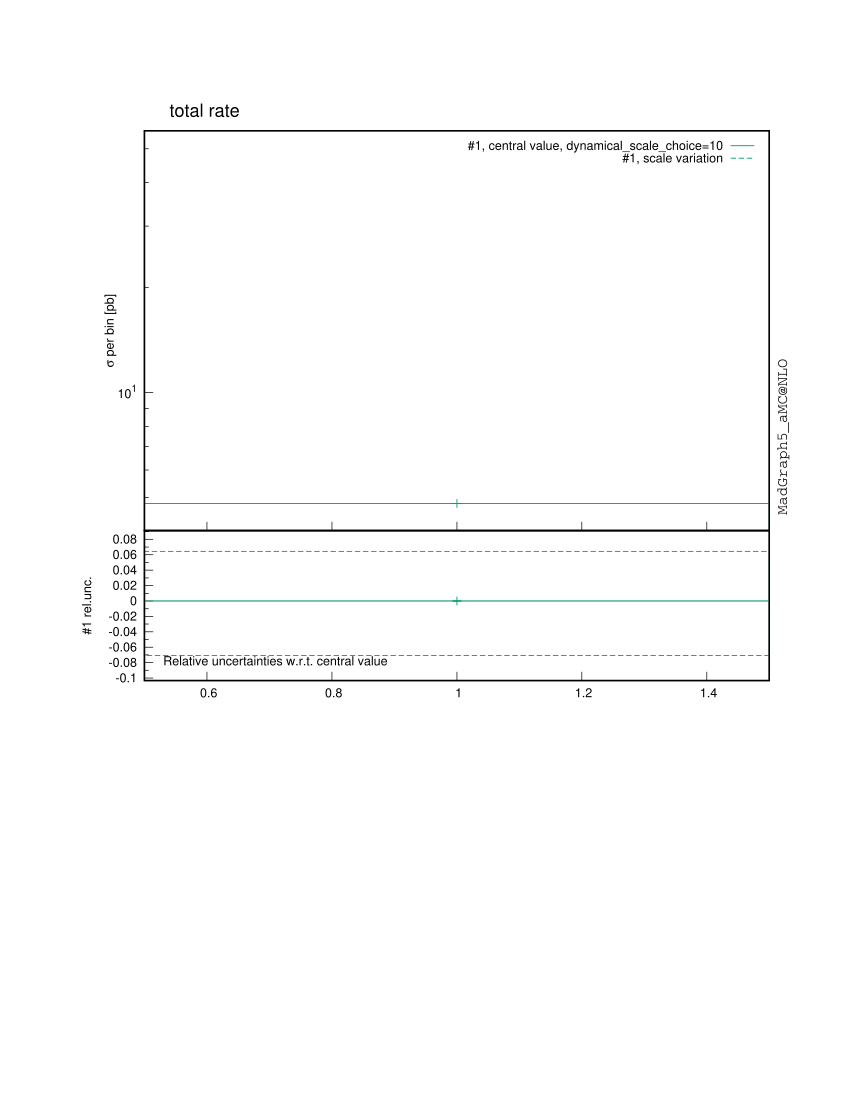

The script that saved this image:

################################################################################
#
# This gnuplot file was generated by MadGraph5_aMC@NLO project, a program which 
# automatically generates Feynman diagrams and matrix elements for arbitrary
# high-energy processes in the Standard Model and beyond. It also perform the
# integration and/or generate events for these processes, at LO and NLO accuracy.
#
# For more information, visit madgraph.phys.ucl.ac.be and amcatnlo.web.cern.ch
#
################################################################################
# /home/marcozaro/MadGraph/3.0.4-sudakov/ww-sdk-now/bin/internal/histograms.py /home/marcozaro/MadGraph/3.0.4-sudakov/ww-sdk-now/SubProcesses/P0_uxu_wpwm/all_G1_43/MADatNLO.HwU /home/marcozaro/MadGraph/3.0.4-sudakov/ww-sdk-now/SubProcesses/P0_uux_wpwm/all_G1_11/MADatNLO.HwU /home/marcozaro/MadGraph/3.0.4-sudakov/ww-sdk-now/SubProcesses/P0_uux_wpwm/all_G1_7/MADatNLO.HwU /home/marcozaro/MadGraph/3.0.4-sudakov/ww-sdk-now/SubProcesses/P0_uux_wpwm/all_G1_16/MADatNLO.HwU /home/marcozaro/MadGraph/3.0.4-sudakov/ww-sdk-now/SubProcesses/P0_uux_wpwm/all_G1_33/MADatNLO.HwU /home/marcozaro/MadGraph/3.0.4-sudakov/ww-sdk-now/SubProcesses/P0_uux_wpwm/all_G1_23/MADatNLO.HwU /home/marcozaro/MadGraph/3.0.4-sudakov/ww-sdk-now/SubProcesses/P0_uux_wpwm/all_G1_22/MADatNLO.HwU /home/marcozaro/MadGraph/3.0.4-sudakov/ww-sdk-now/SubProcesses/P0_uux_wpwm/all_G1_30/MADatNLO.HwU /home/marcozaro/MadGraph/3.0.4-sudakov/ww-sdk-now/SubProcesses/P0_uux_wpwm/all_G1_2/MADatNLO.HwU /home/marcozaro/MadGraph/3.0.4-sudakov/ww-sdk-now/SubProcesses/P0_uux_wpwm/all_G1_28/MADatNLO.HwU /home/marcozaro/MadGraph/3.0.4-sudakov/ww-sdk-now/SubProcesses/P0_uux_wpwm/all_G1_21/MADatNLO.HwU /home/marcozaro/MadGraph/3.0.4-sudakov/ww-sdk-now/SubProcesses/P0_uux_wpwm/all_G1_10/MADatNLO.HwU /home/marcozaro/MadGraph/3.0.4-sudakov/ww-sdk-now/SubProcesses/P0_uux_wpwm/all_G1_15/MADatNLO.HwU /home/marcozaro/MadGraph/3.0.4-sudakov/ww-sdk-now/SubProcesses/P0_uux_wpwm/all_G1_32/MADatNLO.HwU /home/marcozaro/MadGraph/3.0.4-sudakov/ww-sdk-now/SubProcesses/P0_uux_wpwm/all_G1_8/MADatNLO.HwU /home/marcozaro/MadGraph/3.0.4-sudakov/ww-sdk-now/SubProcesses/P0_uux_wpwm/all_G1_3/MADatNLO.HwU /home/marcozaro/MadGraph/3.0.4-sudakov/ww-sdk-now/SubProcesses/P0_uux_wpwm/all_G1_18/MADatNLO.HwU /home/marcozaro/MadGraph/3.0.4-sudakov/ww-sdk-now/SubProcesses/P0_uux_wpwm/all_G1_13/MADatNLO.HwU /home/marcozaro/MadGraph/3.0.4-sudakov/ww-sdk-now/SubProcesses/P0_uux_wpwm/all_G1_20/MADatNLO.HwU /home/marcozaro/MadGraph/3.0.4-sudakov/ww-sdk-now/SubProcesses/P0_uux_wpwm/all_G1_17/MADatNLO.HwU /home/marcozaro/MadGraph/3.0.4-sudakov/ww-sdk-now/SubProcesses/P0_uux_wpwm/all_G1_1/MADatNLO.HwU /home/marcozaro/MadGraph/3.0.4-sudakov/ww-sdk-now/SubProcesses/P0_uux_wpwm/all_G1_5/MADatNLO.HwU /home/marcozaro/MadGraph/3.0.4-sudakov/ww-sdk-now/SubProcesses/P0_uux_wpwm/all_G1_9/MADatNLO.HwU /home/marcozaro/MadGraph/3.0.4-sudakov/ww-sdk-now/SubProcesses/P0_uux_wpwm/all_G1_29/MADatNLO.HwU /home/marcozaro/MadGraph/3.0.4-sudakov/ww-sdk-now/SubProcesses/P0_uux_wpwm/all_G1_25/MADatNLO.HwU /home/marcozaro/MadGraph/3.0.4-sudakov/ww-sdk-now/SubProcesses/P0_uux_wpwm/all_G1_19/MADatNLO.HwU /home/marcozaro/MadGraph/3.0.4-sudakov/ww-sdk-now/SubProcesses/P0_uux_wpwm/all_G1_35/MADatNLO.HwU /home/marcozaro/MadGraph/3.0.4-sudakov/ww-sdk-now/SubProcesses/P0_uux_wpwm/all_G1_14/MADatNLO.HwU /home/marcozaro/MadGraph/3.0.4-sudakov/ww-sdk-now/SubProcesses/P0_uux_wpwm/all_G1_12/MADatNLO.HwU /home/marcozaro/MadGraph/3.0.4-sudakov/ww-sdk-now/SubProcesses/P0_uux_wpwm/all_G1_34/MADatNLO.HwU /home/marcozaro/MadGraph/3.0.4-sudakov/ww-sdk-now/SubProcesses/P0_uux_wpwm/all_G1_31/MADatNLO.HwU /home/marcozaro/MadGraph/3.0.4-sudakov/ww-sdk-now/SubProcesses/P0_uux_wpwm/all_G1_26/MADatNLO.HwU /home/marcozaro/MadGraph/3.0.4-sudakov/ww-sdk-now/SubProcesses/P0_uux_wpwm/all_G1_4/MADatNLO.HwU /home/marcozaro/MadGraph/3.0.4-sudakov/ww-sdk-now/SubProcesses/P0_uux_wpwm/all_G1_27/MADatNLO.HwU /home/marcozaro/MadGraph/3.0.4-sudakov/ww-sdk-now/SubProcesses/P0_uux_wpwm/all_G1_24/MADatNLO.HwU /home/marcozaro/MadGraph/3.0.4-sudakov/ww-sdk-now/SubProcesses/P0_uux_wpwm/all_G1_6/MADatNLO.HwU /home/marcozaro/MadGraph/3.0.4-sudakov/ww-sdk-now/SubProcesses/P0_ddx_wpwm/all_G1_36/MADatNLO.HwU /home/marcozaro/MadGraph/3.0.4-sudakov/ww-sdk-now/SubProcesses/P0_uxu_wpwm/all_G1_32/MADatNLO.HwU /home/marcozaro/MadGraph/3.0.4-sudakov/ww-sdk-now/SubProcesses/P0_dxd_wpwm/all_G1_20/MADatNLO.HwU /home/marcozaro/MadGraph/3.0.4-sudakov/ww-sdk-now/SubProcesses/P0_ddx_wpwm/all_G1_4/MADatNLO.HwU /home/marcozaro/MadGraph/3.0.4-sudakov/ww-sdk-now/SubProcesses/P0_dxd_wpwm/all_G1_29/MADatNLO.HwU /home/marcozaro/MadGraph/3.0.4-sudakov/ww-sdk-now/SubProcesses/P0_dxd_wpwm/all_G1_26/MADatNLO.HwU /home/marcozaro/MadGraph/3.0.4-sudakov/ww-sdk-now/SubProcesses/P0_dxd_wpwm/all_G1_23/MADatNLO.HwU /home/marcozaro/MadGraph/3.0.4-sudakov/ww-sdk-now/SubProcesses/P0_dxd_wpwm/all_G1_8/MADatNLO.HwU /home/marcozaro/MadGraph/3.0.4-sudakov/ww-sdk-now/SubProcesses/P0_dxd_wpwm/all_G1_27/MADatNLO.HwU /home/marcozaro/MadGraph/3.0.4-sudakov/ww-sdk-now/SubProcesses/P0_dxd_wpwm/all_G1_21/MADatNLO.HwU /home/marcozaro/MadGraph/3.0.4-sudakov/ww-sdk-now/SubProcesses/P0_dxd_wpwm/all_G1_6/MADatNLO.HwU /home/marcozaro/MadGraph/3.0.4-sudakov/ww-sdk-now/SubProcesses/P0_dxd_wpwm/all_G1_10/MADatNLO.HwU /home/marcozaro/MadGraph/3.0.4-sudakov/ww-sdk-now/SubProcesses/P0_dxd_wpwm/all_G1_14/MADatNLO.HwU /home/marcozaro/MadGraph/3.0.4-sudakov/ww-sdk-now/SubProcesses/P0_dxd_wpwm/all_G1_5/MADatNLO.HwU /home/marcozaro/MadGraph/3.0.4-sudakov/ww-sdk-now/SubProcesses/P0_dxd_wpwm/all_G1_30/MADatNLO.HwU /home/marcozaro/MadGraph/3.0.4-sudakov/ww-sdk-now/SubProcesses/P0_dxd_wpwm/all_G1_38/MADatNLO.HwU /home/marcozaro/MadGraph/3.0.4-sudakov/ww-sdk-now/SubProcesses/P0_dxd_wpwm/all_G1_36/MADatNLO.HwU /home/marcozaro/MadGraph/3.0.4-sudakov/ww-sdk-now/SubProcesses/P0_dxd_wpwm/all_G1_13/MADatNLO.HwU /home/marcozaro/MadGraph/3.0.4-sudakov/ww-sdk-now/SubProcesses/P0_dxd_wpwm/all_G1_32/MADatNLO.HwU /home/marcozaro/MadGraph/3.0.4-sudakov/ww-sdk-now/SubProcesses/P0_dxd_wpwm/all_G1_19/MADatNLO.HwU /home/marcozaro/MadGraph/3.0.4-sudakov/ww-sdk-now/SubProcesses/P0_dxd_wpwm/all_G1_1/MADatNLO.HwU /home/marcozaro/MadGraph/3.0.4-sudakov/ww-sdk-now/SubProcesses/P0_dxd_wpwm/all_G1_18/MADatNLO.HwU /home/marcozaro/MadGraph/3.0.4-sudakov/ww-sdk-now/SubProcesses/P0_uxu_wpwm/all_G1_37/MADatNLO.HwU /home/marcozaro/MadGraph/3.0.4-sudakov/ww-sdk-now/SubProcesses/P0_dxd_wpwm/all_G1_2/MADatNLO.HwU /home/marcozaro/MadGraph/3.0.4-sudakov/ww-sdk-now/SubProcesses/P0_dxd_wpwm/all_G1_4/MADatNLO.HwU /home/marcozaro/MadGraph/3.0.4-sudakov/ww-sdk-now/SubProcesses/P0_dxd_wpwm/all_G1_7/MADatNLO.HwU /home/marcozaro/MadGraph/3.0.4-sudakov/ww-sdk-now/SubProcesses/P0_ddx_wpwm/all_G1_35/MADatNLO.HwU /home/marcozaro/MadGraph/3.0.4-sudakov/ww-sdk-now/SubProcesses/P0_dxd_wpwm/all_G1_33/MADatNLO.HwU /home/marcozaro/MadGraph/3.0.4-sudakov/ww-sdk-now/SubProcesses/P0_dxd_wpwm/all_G1_31/MADatNLO.HwU /home/marcozaro/MadGraph/3.0.4-sudakov/ww-sdk-now/SubProcesses/P0_ddx_wpwm/all_G1_16/MADatNLO.HwU /home/marcozaro/MadGraph/3.0.4-sudakov/ww-sdk-now/SubProcesses/P0_dxd_wpwm/all_G1_25/MADatNLO.HwU /home/marcozaro/MadGraph/3.0.4-sudakov/ww-sdk-now/SubProcesses/P0_dxd_wpwm/all_G1_24/MADatNLO.HwU /home/marcozaro/MadGraph/3.0.4-sudakov/ww-sdk-now/SubProcesses/P0_dxd_wpwm/all_G1_35/MADatNLO.HwU /home/marcozaro/MadGraph/3.0.4-sudakov/ww-sdk-now/SubProcesses/P0_ddx_wpwm/all_G1_33/MADatNLO.HwU /home/marcozaro/MadGraph/3.0.4-sudakov/ww-sdk-now/SubProcesses/P0_dxd_wpwm/all_G1_15/MADatNLO.HwU /home/marcozaro/MadGraph/3.0.4-sudakov/ww-sdk-now/SubProcesses/P0_dxd_wpwm/all_G1_34/MADatNLO.HwU /home/marcozaro/MadGraph/3.0.4-sudakov/ww-sdk-now/SubProcesses/P0_dxd_wpwm/all_G1_12/MADatNLO.HwU /home/marcozaro/MadGraph/3.0.4-sudakov/ww-sdk-now/SubProcesses/P0_dxd_wpwm/all_G1_16/MADatNLO.HwU /home/marcozaro/MadGraph/3.0.4-sudakov/ww-sdk-now/SubProcesses/P0_ddx_wpwm/all_G1_3/MADatNLO.HwU /home/marcozaro/MadGraph/3.0.4-sudakov/ww-sdk-now/SubProcesses/P0_dxd_wpwm/all_G1_22/MADatNLO.HwU /home/marcozaro/MadGraph/3.0.4-sudakov/ww-sdk-now/SubProcesses/P0_ddx_wpwm/all_G1_20/MADatNLO.HwU /home/marcozaro/MadGraph/3.0.4-sudakov/ww-sdk-now/SubProcesses/P0_dxd_wpwm/all_G1_37/MADatNLO.HwU /home/marcozaro/MadGraph/3.0.4-sudakov/ww-sdk-now/SubProcesses/P0_dxd_wpwm/all_G1_28/MADatNLO.HwU /home/marcozaro/MadGraph/3.0.4-sudakov/ww-sdk-now/SubProcesses/P0_dxd_wpwm/all_G1_17/MADatNLO.HwU /home/marcozaro/MadGraph/3.0.4-sudakov/ww-sdk-now/SubProcesses/P0_ddx_wpwm/all_G1_22/MADatNLO.HwU /home/marcozaro/MadGraph/3.0.4-sudakov/ww-sdk-now/SubProcesses/P0_ddx_wpwm/all_G1_7/MADatNLO.HwU /home/marcozaro/MadGraph/3.0.4-sudakov/ww-sdk-now/SubProcesses/P0_dxd_wpwm/all_G1_9/MADatNLO.HwU /home/marcozaro/MadGraph/3.0.4-sudakov/ww-sdk-now/SubProcesses/P0_dxd_wpwm/all_G1_3/MADatNLO.HwU /home/marcozaro/MadGraph/3.0.4-sudakov/ww-sdk-now/SubProcesses/P0_ddx_wpwm/all_G1_15/MADatNLO.HwU /home/marcozaro/MadGraph/3.0.4-sudakov/ww-sdk-now/SubProcesses/P0_ddx_wpwm/all_G1_31/MADatNLO.HwU /home/marcozaro/MadGraph/3.0.4-sudakov/ww-sdk-now/SubProcesses/P0_dxd_wpwm/all_G1_11/MADatNLO.HwU /home/marcozaro/MadGraph/3.0.4-sudakov/ww-sdk-now/SubProcesses/P0_ddx_wpwm/all_G1_27/MADatNLO.HwU /home/marcozaro/MadGraph/3.0.4-sudakov/ww-sdk-now/SubProcesses/P0_uxu_wpwm/all_G1_29/MADatNLO.HwU /home/marcozaro/MadGraph/3.0.4-sudakov/ww-sdk-now/SubProcesses/P0_ddx_wpwm/all_G1_34/MADatNLO.HwU /home/marcozaro/MadGraph/3.0.4-sudakov/ww-sdk-now/SubProcesses/P0_ddx_wpwm/all_G1_6/MADatNLO.HwU /home/marcozaro/MadGraph/3.0.4-sudakov/ww-sdk-now/SubProcesses/P0_ddx_wpwm/all_G1_2/MADatNLO.HwU /home/marcozaro/MadGraph/3.0.4-sudakov/ww-sdk-now/SubProcesses/P0_ddx_wpwm/all_G1_38/MADatNLO.HwU /home/marcozaro/MadGraph/3.0.4-sudakov/ww-sdk-now/SubProcesses/P0_ddx_wpwm/all_G1_8/MADatNLO.HwU /home/marcozaro/MadGraph/3.0.4-sudakov/ww-sdk-now/SubProcesses/P0_ddx_wpwm/all_G1_37/MADatNLO.HwU /home/marcozaro/MadGraph/3.0.4-sudakov/ww-sdk-now/SubProcesses/P0_ddx_wpwm/all_G1_26/MADatNLO.HwU /home/marcozaro/MadGraph/3.0.4-sudakov/ww-sdk-now/SubProcesses/P0_ddx_wpwm/all_G1_10/MADatNLO.HwU /home/marcozaro/MadGraph/3.0.4-sudakov/ww-sdk-now/SubProcesses/P0_ddx_wpwm/all_G1_32/MADatNLO.HwU /home/marcozaro/MadGraph/3.0.4-sudakov/ww-sdk-now/SubProcesses/P0_ddx_wpwm/all_G1_24/MADatNLO.HwU /home/marcozaro/MadGraph/3.0.4-sudakov/ww-sdk-now/SubProcesses/P0_ddx_wpwm/all_G1_25/MADatNLO.HwU /home/marcozaro/MadGraph/3.0.4-sudakov/ww-sdk-now/SubProcesses/P0_ddx_wpwm/all_G1_12/MADatNLO.HwU /home/marcozaro/MadGraph/3.0.4-sudakov/ww-sdk-now/SubProcesses/P0_ddx_wpwm/all_G1_9/MADatNLO.HwU /home/marcozaro/MadGraph/3.0.4-sudakov/ww-sdk-now/SubProcesses/P0_ddx_wpwm/all_G1_13/MADatNLO.HwU /home/marcozaro/MadGraph/3.0.4-sudakov/ww-sdk-now/SubProcesses/P0_ddx_wpwm/all_G1_23/MADatNLO.HwU /home/marcozaro/MadGraph/3.0.4-sudakov/ww-sdk-now/SubProcesses/P0_ddx_wpwm/all_G1_21/MADatNLO.HwU /home/marcozaro/MadGraph/3.0.4-sudakov/ww-sdk-now/SubProcesses/P0_ddx_wpwm/all_G1_1/MADatNLO.HwU /home/marcozaro/MadGraph/3.0.4-sudakov/ww-sdk-now/SubProcesses/P0_ddx_wpwm/all_G1_14/MADatNLO.HwU /home/marcozaro/MadGraph/3.0.4-sudakov/ww-sdk-now/SubProcesses/P0_ddx_wpwm/all_G1_17/MADatNLO.HwU /home/marcozaro/MadGraph/3.0.4-sudakov/ww-sdk-now/SubProcesses/P0_ddx_wpwm/all_G1_18/MADatNLO.HwU /home/marcozaro/MadGraph/3.0.4-sudakov/ww-sdk-now/SubProcesses/P0_ddx_wpwm/all_G1_29/MADatNLO.HwU /home/marcozaro/MadGraph/3.0.4-sudakov/ww-sdk-now/SubProcesses/P0_ddx_wpwm/all_G1_28/MADatNLO.HwU /home/marcozaro/MadGraph/3.0.4-sudakov/ww-sdk-now/SubProcesses/P0_ddx_wpwm/all_G1_30/MADatNLO.HwU /home/marcozaro/MadGraph/3.0.4-sudakov/ww-sdk-now/SubProcesses/P0_ddx_wpwm/all_G1_19/MADatNLO.HwU /home/marcozaro/MadGraph/3.0.4-sudakov/ww-sdk-now/SubProcesses/P0_ddx_wpwm/all_G1_11/MADatNLO.HwU /home/marcozaro/MadGraph/3.0.4-sudakov/ww-sdk-now/SubProcesses/P0_ddx_wpwm/all_G1_5/MADatNLO.HwU /home/marcozaro/MadGraph/3.0.4-sudakov/ww-sdk-now/SubProcesses/P0_uxu_wpwm/all_G1_8/MADatNLO.HwU /home/marcozaro/MadGraph/3.0.4-sudakov/ww-sdk-now/SubProcesses/P0_uxu_wpwm/all_G1_14/MADatNLO.HwU /home/marcozaro/MadGraph/3.0.4-sudakov/ww-sdk-now/SubProcesses/P0_uxu_wpwm/all_G1_28/MADatNLO.HwU /home/marcozaro/MadGraph/3.0.4-sudakov/ww-sdk-now/SubProcesses/P0_uxu_wpwm/all_G1_17/MADatNLO.HwU /home/marcozaro/MadGraph/3.0.4-sudakov/ww-sdk-now/SubProcesses/P0_uxu_wpwm/all_G1_38/MADatNLO.HwU /home/marcozaro/MadGraph/3.0.4-sudakov/ww-sdk-now/SubProcesses/P0_uxu_wpwm/all_G1_18/MADatNLO.HwU /home/marcozaro/MadGraph/3.0.4-sudakov/ww-sdk-now/SubProcesses/P0_uxu_wpwm/all_G1_3/MADatNLO.HwU /home/marcozaro/MadGraph/3.0.4-sudakov/ww-sdk-now/SubProcesses/P0_uxu_wpwm/all_G1_7/MADatNLO.HwU /home/marcozaro/MadGraph/3.0.4-sudakov/ww-sdk-now/SubProcesses/P0_uxu_wpwm/all_G1_12/MADatNLO.HwU /home/marcozaro/MadGraph/3.0.4-sudakov/ww-sdk-now/SubProcesses/P0_uxu_wpwm/all_G1_10/MADatNLO.HwU /home/marcozaro/MadGraph/3.0.4-sudakov/ww-sdk-now/SubProcesses/P0_uxu_wpwm/all_G1_2/MADatNLO.HwU /home/marcozaro/MadGraph/3.0.4-sudakov/ww-sdk-now/SubProcesses/P0_uxu_wpwm/all_G1_45/MADatNLO.HwU /home/marcozaro/MadGraph/3.0.4-sudakov/ww-sdk-now/SubProcesses/P0_uxu_wpwm/all_G1_25/MADatNLO.HwU /home/marcozaro/MadGraph/3.0.4-sudakov/ww-sdk-now/SubProcesses/P0_uxu_wpwm/all_G1_48/MADatNLO.HwU /home/marcozaro/MadGraph/3.0.4-sudakov/ww-sdk-now/SubProcesses/P0_uxu_wpwm/all_G1_42/MADatNLO.HwU /home/marcozaro/MadGraph/3.0.4-sudakov/ww-sdk-now/SubProcesses/P0_uxu_wpwm/all_G1_23/MADatNLO.HwU /home/marcozaro/MadGraph/3.0.4-sudakov/ww-sdk-now/SubProcesses/P0_uxu_wpwm/all_G1_31/MADatNLO.HwU /home/marcozaro/MadGraph/3.0.4-sudakov/ww-sdk-now/SubProcesses/P0_uxu_wpwm/all_G1_41/MADatNLO.HwU /home/marcozaro/MadGraph/3.0.4-sudakov/ww-sdk-now/SubProcesses/P0_uxu_wpwm/all_G1_34/MADatNLO.HwU /home/marcozaro/MadGraph/3.0.4-sudakov/ww-sdk-now/SubProcesses/P0_uxu_wpwm/all_G1_46/MADatNLO.HwU /home/marcozaro/MadGraph/3.0.4-sudakov/ww-sdk-now/SubProcesses/P0_uxu_wpwm/all_G1_36/MADatNLO.HwU /home/marcozaro/MadGraph/3.0.4-sudakov/ww-sdk-now/SubProcesses/P0_uxu_wpwm/all_G1_27/MADatNLO.HwU /home/marcozaro/MadGraph/3.0.4-sudakov/ww-sdk-now/SubProcesses/P0_uxu_wpwm/all_G1_15/MADatNLO.HwU /home/marcozaro/MadGraph/3.0.4-sudakov/ww-sdk-now/SubProcesses/P0_uxu_wpwm/all_G1_39/MADatNLO.HwU /home/marcozaro/MadGraph/3.0.4-sudakov/ww-sdk-now/SubProcesses/P0_uxu_wpwm/all_G1_5/MADatNLO.HwU /home/marcozaro/MadGraph/3.0.4-sudakov/ww-sdk-now/SubProcesses/P0_uxu_wpwm/all_G1_47/MADatNLO.HwU /home/marcozaro/MadGraph/3.0.4-sudakov/ww-sdk-now/SubProcesses/P0_uxu_wpwm/all_G1_24/MADatNLO.HwU /home/marcozaro/MadGraph/3.0.4-sudakov/ww-sdk-now/SubProcesses/P0_uxu_wpwm/all_G1_13/MADatNLO.HwU /home/marcozaro/MadGraph/3.0.4-sudakov/ww-sdk-now/SubProcesses/P0_uxu_wpwm/all_G1_20/MADatNLO.HwU /home/marcozaro/MadGraph/3.0.4-sudakov/ww-sdk-now/SubProcesses/P0_uxu_wpwm/all_G1_26/MADatNLO.HwU /home/marcozaro/MadGraph/3.0.4-sudakov/ww-sdk-now/SubProcesses/P0_uxu_wpwm/all_G1_6/MADatNLO.HwU /home/marcozaro/MadGraph/3.0.4-sudakov/ww-sdk-now/SubProcesses/P0_uxu_wpwm/all_G1_1/MADatNLO.HwU /home/marcozaro/MadGraph/3.0.4-sudakov/ww-sdk-now/SubProcesses/P0_uxu_wpwm/all_G1_21/MADatNLO.HwU /home/marcozaro/MadGraph/3.0.4-sudakov/ww-sdk-now/SubProcesses/P0_uxu_wpwm/all_G1_11/MADatNLO.HwU /home/marcozaro/MadGraph/3.0.4-sudakov/ww-sdk-now/SubProcesses/P0_uxu_wpwm/all_G1_19/MADatNLO.HwU /home/marcozaro/MadGraph/3.0.4-sudakov/ww-sdk-now/SubProcesses/P0_uxu_wpwm/all_G1_35/MADatNLO.HwU /home/marcozaro/MadGraph/3.0.4-sudakov/ww-sdk-now/SubProcesses/P0_uxu_wpwm/all_G1_9/MADatNLO.HwU /home/marcozaro/MadGraph/3.0.4-sudakov/ww-sdk-now/SubProcesses/P0_uxu_wpwm/all_G1_30/MADatNLO.HwU /home/marcozaro/MadGraph/3.0.4-sudakov/ww-sdk-now/SubProcesses/P0_uxu_wpwm/all_G1_33/MADatNLO.HwU /home/marcozaro/MadGraph/3.0.4-sudakov/ww-sdk-now/SubProcesses/P0_uxu_wpwm/all_G1_22/MADatNLO.HwU /home/marcozaro/MadGraph/3.0.4-sudakov/ww-sdk-now/SubProcesses/P0_uxu_wpwm/all_G1_4/MADatNLO.HwU /home/marcozaro/MadGraph/3.0.4-sudakov/ww-sdk-now/SubProcesses/P0_uxu_wpwm/all_G1_44/MADatNLO.HwU /home/marcozaro/MadGraph/3.0.4-sudakov/ww-sdk-now/SubProcesses/P0_uxu_wpwm/all_G1_40/MADatNLO.HwU /home/marcozaro/MadGraph/3.0.4-sudakov/ww-sdk-now/SubProcesses/P0_uxu_wpwm/all_G1_16/MADatNLO.HwU /home/marcozaro/MadGraph/3.0.4-sudakov/ww-sdk-now/SubProcesses/P0_uxu_wpwm/all_G1_49/MADatNLO.HwU /home/marcozaro/MadGraph/3.0.4-sudakov/ww-sdk-now/SubProcesses/P0_aa_wpwm/all_G1_64/MADatNLO.HwU /home/marcozaro/MadGraph/3.0.4-sudakov/ww-sdk-now/SubProcesses/P0_aa_wpwm/all_G1_55/MADatNLO.HwU /home/marcozaro/MadGraph/3.0.4-sudakov/ww-sdk-now/SubProcesses/P0_aa_wpwm/all_G1_22/MADatNLO.HwU /home/marcozaro/MadGraph/3.0.4-sudakov/ww-sdk-now/SubProcesses/P0_aa_wpwm/all_G1_69/MADatNLO.HwU /home/marcozaro/MadGraph/3.0.4-sudakov/ww-sdk-now/SubProcesses/P0_aa_wpwm/all_G1_14/MADatNLO.HwU /home/marcozaro/MadGraph/3.0.4-sudakov/ww-sdk-now/SubProcesses/P0_aa_wpwm/all_G1_83/MADatNLO.HwU /home/marcozaro/MadGraph/3.0.4-sudakov/ww-sdk-now/SubProcesses/P0_aa_wpwm/all_G1_96/MADatNLO.HwU /home/marcozaro/MadGraph/3.0.4-sudakov/ww-sdk-now/SubProcesses/P0_aa_wpwm/all_G1_86/MADatNLO.HwU /home/marcozaro/MadGraph/3.0.4-sudakov/ww-sdk-now/SubProcesses/P0_aa_wpwm/all_G1_93/MADatNLO.HwU /home/marcozaro/MadGraph/3.0.4-sudakov/ww-sdk-now/SubProcesses/P0_aa_wpwm/all_G1_75/MADatNLO.HwU /home/marcozaro/MadGraph/3.0.4-sudakov/ww-sdk-now/SubProcesses/P0_aa_wpwm/all_G1_16/MADatNLO.HwU /home/marcozaro/MadGraph/3.0.4-sudakov/ww-sdk-now/SubProcesses/P0_aa_wpwm/all_G1_11/MADatNLO.HwU /home/marcozaro/MadGraph/3.0.4-sudakov/ww-sdk-now/SubProcesses/P0_aa_wpwm/all_G1_88/MADatNLO.HwU /home/marcozaro/MadGraph/3.0.4-sudakov/ww-sdk-now/SubProcesses/P0_aa_wpwm/all_G1_4/MADatNLO.HwU /home/marcozaro/MadGraph/3.0.4-sudakov/ww-sdk-now/SubProcesses/P0_aa_wpwm/all_G1_52/MADatNLO.HwU /home/marcozaro/MadGraph/3.0.4-sudakov/ww-sdk-now/SubProcesses/P0_aa_wpwm/all_G1_2/MADatNLO.HwU /home/marcozaro/MadGraph/3.0.4-sudakov/ww-sdk-now/SubProcesses/P0_aa_wpwm/all_G1_46/MADatNLO.HwU /home/marcozaro/MadGraph/3.0.4-sudakov/ww-sdk-now/SubProcesses/P0_aa_wpwm/all_G1_56/MADatNLO.HwU /home/marcozaro/MadGraph/3.0.4-sudakov/ww-sdk-now/SubProcesses/P0_aa_wpwm/all_G1_85/MADatNLO.HwU /home/marcozaro/MadGraph/3.0.4-sudakov/ww-sdk-now/SubProcesses/P0_aa_wpwm/all_G1_25/MADatNLO.HwU /home/marcozaro/MadGraph/3.0.4-sudakov/ww-sdk-now/SubProcesses/P0_aa_wpwm/all_G1_98/MADatNLO.HwU /home/marcozaro/MadGraph/3.0.4-sudakov/ww-sdk-now/SubProcesses/P0_aa_wpwm/all_G1_77/MADatNLO.HwU /home/marcozaro/MadGraph/3.0.4-sudakov/ww-sdk-now/SubProcesses/P0_aa_wpwm/all_G1_26/MADatNLO.HwU /home/marcozaro/MadGraph/3.0.4-sudakov/ww-sdk-now/SubProcesses/P0_aa_wpwm/all_G1_82/MADatNLO.HwU /home/marcozaro/MadGraph/3.0.4-sudakov/ww-sdk-now/SubProcesses/P0_aa_wpwm/all_G1_12/MADatNLO.HwU /home/marcozaro/MadGraph/3.0.4-sudakov/ww-sdk-now/SubProcesses/P0_aa_wpwm/all_G1_63/MADatNLO.HwU /home/marcozaro/MadGraph/3.0.4-sudakov/ww-sdk-now/SubProcesses/P0_aa_wpwm/all_G1_31/MADatNLO.HwU /home/marcozaro/MadGraph/3.0.4-sudakov/ww-sdk-now/SubProcesses/P0_aa_wpwm/all_G1_7/MADatNLO.HwU /home/marcozaro/MadGraph/3.0.4-sudakov/ww-sdk-now/SubProcesses/P0_aa_wpwm/all_G1_18/MADatNLO.HwU /home/marcozaro/MadGraph/3.0.4-sudakov/ww-sdk-now/SubProcesses/P0_aa_wpwm/all_G1_37/MADatNLO.HwU /home/marcozaro/MadGraph/3.0.4-sudakov/ww-sdk-now/SubProcesses/P0_aa_wpwm/all_G1_38/MADatNLO.HwU /home/marcozaro/MadGraph/3.0.4-sudakov/ww-sdk-now/SubProcesses/P0_aa_wpwm/all_G1_50/MADatNLO.HwU /home/marcozaro/MadGraph/3.0.4-sudakov/ww-sdk-now/SubProcesses/P0_aa_wpwm/all_G1_5/MADatNLO.HwU /home/marcozaro/MadGraph/3.0.4-sudakov/ww-sdk-now/SubProcesses/P0_aa_wpwm/all_G1_27/MADatNLO.HwU /home/marcozaro/MadGraph/3.0.4-sudakov/ww-sdk-now/SubProcesses/P0_aa_wpwm/all_G1_80/MADatNLO.HwU /home/marcozaro/MadGraph/3.0.4-sudakov/ww-sdk-now/SubProcesses/P0_aa_wpwm/all_G1_39/MADatNLO.HwU /home/marcozaro/MadGraph/3.0.4-sudakov/ww-sdk-now/SubProcesses/P0_aa_wpwm/all_G1_44/MADatNLO.HwU /home/marcozaro/MadGraph/3.0.4-sudakov/ww-sdk-now/SubProcesses/P0_aa_wpwm/all_G1_3/MADatNLO.HwU /home/marcozaro/MadGraph/3.0.4-sudakov/ww-sdk-now/SubProcesses/P0_aa_wpwm/all_G1_42/MADatNLO.HwU /home/marcozaro/MadGraph/3.0.4-sudakov/ww-sdk-now/SubProcesses/P0_aa_wpwm/all_G1_78/MADatNLO.HwU /home/marcozaro/MadGraph/3.0.4-sudakov/ww-sdk-now/SubProcesses/P0_aa_wpwm/all_G1_30/MADatNLO.HwU /home/marcozaro/MadGraph/3.0.4-sudakov/ww-sdk-now/SubProcesses/P0_aa_wpwm/all_G1_97/MADatNLO.HwU /home/marcozaro/MadGraph/3.0.4-sudakov/ww-sdk-now/SubProcesses/P0_aa_wpwm/all_G1_19/MADatNLO.HwU /home/marcozaro/MadGraph/3.0.4-sudakov/ww-sdk-now/SubProcesses/P0_aa_wpwm/all_G1_61/MADatNLO.HwU /home/marcozaro/MadGraph/3.0.4-sudakov/ww-sdk-now/SubProcesses/P0_aa_wpwm/all_G1_41/MADatNLO.HwU /home/marcozaro/MadGraph/3.0.4-sudakov/ww-sdk-now/SubProcesses/P0_aa_wpwm/all_G1_20/MADatNLO.HwU /home/marcozaro/MadGraph/3.0.4-sudakov/ww-sdk-now/SubProcesses/P0_aa_wpwm/all_G1_43/MADatNLO.HwU /home/marcozaro/MadGraph/3.0.4-sudakov/ww-sdk-now/SubProcesses/P0_aa_wpwm/all_G1_48/MADatNLO.HwU /home/marcozaro/MadGraph/3.0.4-sudakov/ww-sdk-now/SubProcesses/P0_aa_wpwm/all_G1_23/MADatNLO.HwU /home/marcozaro/MadGraph/3.0.4-sudakov/ww-sdk-now/SubProcesses/P0_aa_wpwm/all_G1_57/MADatNLO.HwU /home/marcozaro/MadGraph/3.0.4-sudakov/ww-sdk-now/SubProcesses/P0_aa_wpwm/all_G1_90/MADatNLO.HwU /home/marcozaro/MadGraph/3.0.4-sudakov/ww-sdk-now/SubProcesses/P0_aa_wpwm/all_G1_58/MADatNLO.HwU /home/marcozaro/MadGraph/3.0.4-sudakov/ww-sdk-now/SubProcesses/P0_aa_wpwm/all_G1_36/MADatNLO.HwU /home/marcozaro/MadGraph/3.0.4-sudakov/ww-sdk-now/SubProcesses/P0_aa_wpwm/all_G1_33/MADatNLO.HwU /home/marcozaro/MadGraph/3.0.4-sudakov/ww-sdk-now/SubProcesses/P0_aa_wpwm/all_G1_21/MADatNLO.HwU /home/marcozaro/MadGraph/3.0.4-sudakov/ww-sdk-now/SubProcesses/P0_aa_wpwm/all_G1_1/MADatNLO.HwU /home/marcozaro/MadGraph/3.0.4-sudakov/ww-sdk-now/SubProcesses/P0_aa_wpwm/all_G1_84/MADatNLO.HwU /home/marcozaro/MadGraph/3.0.4-sudakov/ww-sdk-now/SubProcesses/P0_aa_wpwm/all_G1_32/MADatNLO.HwU /home/marcozaro/MadGraph/3.0.4-sudakov/ww-sdk-now/SubProcesses/P0_aa_wpwm/all_G1_24/MADatNLO.HwU /home/marcozaro/MadGraph/3.0.4-sudakov/ww-sdk-now/SubProcesses/P0_aa_wpwm/all_G1_68/MADatNLO.HwU /home/marcozaro/MadGraph/3.0.4-sudakov/ww-sdk-now/SubProcesses/P0_aa_wpwm/all_G1_67/MADatNLO.HwU /home/marcozaro/MadGraph/3.0.4-sudakov/ww-sdk-now/SubProcesses/P0_aa_wpwm/all_G1_47/MADatNLO.HwU /home/marcozaro/MadGraph/3.0.4-sudakov/ww-sdk-now/SubProcesses/P0_aa_wpwm/all_G1_13/MADatNLO.HwU /home/marcozaro/MadGraph/3.0.4-sudakov/ww-sdk-now/SubProcesses/P0_aa_wpwm/all_G1_54/MADatNLO.HwU /home/marcozaro/MadGraph/3.0.4-sudakov/ww-sdk-now/SubProcesses/P0_aa_wpwm/all_G1_79/MADatNLO.HwU /home/marcozaro/MadGraph/3.0.4-sudakov/ww-sdk-now/SubProcesses/P0_aa_wpwm/all_G1_76/MADatNLO.HwU /home/marcozaro/MadGraph/3.0.4-sudakov/ww-sdk-now/SubProcesses/P0_aa_wpwm/all_G1_17/MADatNLO.HwU /home/marcozaro/MadGraph/3.0.4-sudakov/ww-sdk-now/SubProcesses/P0_aa_wpwm/all_G1_6/MADatNLO.HwU /home/marcozaro/MadGraph/3.0.4-sudakov/ww-sdk-now/SubProcesses/P0_aa_wpwm/all_G1_29/MADatNLO.HwU /home/marcozaro/MadGraph/3.0.4-sudakov/ww-sdk-now/SubProcesses/P0_aa_wpwm/all_G1_10/MADatNLO.HwU /home/marcozaro/MadGraph/3.0.4-sudakov/ww-sdk-now/SubProcesses/P0_aa_wpwm/all_G1_91/MADatNLO.HwU /home/marcozaro/MadGraph/3.0.4-sudakov/ww-sdk-now/SubProcesses/P0_aa_wpwm/all_G1_92/MADatNLO.HwU /home/marcozaro/MadGraph/3.0.4-sudakov/ww-sdk-now/SubProcesses/P0_aa_wpwm/all_G1_74/MADatNLO.HwU /home/marcozaro/MadGraph/3.0.4-sudakov/ww-sdk-now/SubProcesses/P0_aa_wpwm/all_G1_100/MADatNLO.HwU /home/marcozaro/MadGraph/3.0.4-sudakov/ww-sdk-now/SubProcesses/P0_aa_wpwm/all_G1_66/MADatNLO.HwU /home/marcozaro/MadGraph/3.0.4-sudakov/ww-sdk-now/SubProcesses/P0_aa_wpwm/all_G1_34/MADatNLO.HwU /home/marcozaro/MadGraph/3.0.4-sudakov/ww-sdk-now/SubProcesses/P0_aa_wpwm/all_G1_53/MADatNLO.HwU /home/marcozaro/MadGraph/3.0.4-sudakov/ww-sdk-now/SubProcesses/P0_aa_wpwm/all_G1_94/MADatNLO.HwU /home/marcozaro/MadGraph/3.0.4-sudakov/ww-sdk-now/SubProcesses/P0_aa_wpwm/all_G1_62/MADatNLO.HwU /home/marcozaro/MadGraph/3.0.4-sudakov/ww-sdk-now/SubProcesses/P0_aa_wpwm/all_G1_9/MADatNLO.HwU /home/marcozaro/MadGraph/3.0.4-sudakov/ww-sdk-now/SubProcesses/P0_aa_wpwm/all_G1_71/MADatNLO.HwU /home/marcozaro/MadGraph/3.0.4-sudakov/ww-sdk-now/SubProcesses/P0_aa_wpwm/all_G1_8/MADatNLO.HwU /home/marcozaro/MadGraph/3.0.4-sudakov/ww-sdk-now/SubProcesses/P0_aa_wpwm/all_G1_65/MADatNLO.HwU /home/marcozaro/MadGraph/3.0.4-sudakov/ww-sdk-now/SubProcesses/P0_aa_wpwm/all_G1_35/MADatNLO.HwU /home/marcozaro/MadGraph/3.0.4-sudakov/ww-sdk-now/SubProcesses/P0_aa_wpwm/all_G1_95/MADatNLO.HwU /home/marcozaro/MadGraph/3.0.4-sudakov/ww-sdk-now/SubProcesses/P0_aa_wpwm/all_G1_81/MADatNLO.HwU /home/marcozaro/MadGraph/3.0.4-sudakov/ww-sdk-now/SubProcesses/P0_aa_wpwm/all_G1_99/MADatNLO.HwU /home/marcozaro/MadGraph/3.0.4-sudakov/ww-sdk-now/SubProcesses/P0_aa_wpwm/all_G1_59/MADatNLO.HwU /home/marcozaro/MadGraph/3.0.4-sudakov/ww-sdk-now/SubProcesses/P0_aa_wpwm/all_G1_40/MADatNLO.HwU /home/marcozaro/MadGraph/3.0.4-sudakov/ww-sdk-now/SubProcesses/P0_aa_wpwm/all_G1_73/MADatNLO.HwU /home/marcozaro/MadGraph/3.0.4-sudakov/ww-sdk-now/SubProcesses/P0_aa_wpwm/all_G1_28/MADatNLO.HwU /home/marcozaro/MadGraph/3.0.4-sudakov/ww-sdk-now/SubProcesses/P0_aa_wpwm/all_G1_70/MADatNLO.HwU /home/marcozaro/MadGraph/3.0.4-sudakov/ww-sdk-now/SubProcesses/P0_aa_wpwm/all_G1_87/MADatNLO.HwU /home/marcozaro/MadGraph/3.0.4-sudakov/ww-sdk-now/SubProcesses/P0_aa_wpwm/all_G1_45/MADatNLO.HwU /home/marcozaro/MadGraph/3.0.4-sudakov/ww-sdk-now/SubProcesses/P0_aa_wpwm/all_G1_15/MADatNLO.HwU /home/marcozaro/MadGraph/3.0.4-sudakov/ww-sdk-now/SubProcesses/P0_aa_wpwm/all_G1_72/MADatNLO.HwU /home/marcozaro/MadGraph/3.0.4-sudakov/ww-sdk-now/SubProcesses/P0_aa_wpwm/all_G1_89/MADatNLO.HwU /home/marcozaro/MadGraph/3.0.4-sudakov/ww-sdk-now/SubProcesses/P0_aa_wpwm/all_G1_51/MADatNLO.HwU /home/marcozaro/MadGraph/3.0.4-sudakov/ww-sdk-now/SubProcesses/P0_aa_wpwm/all_G1_60/MADatNLO.HwU /home/marcozaro/MadGraph/3.0.4-sudakov/ww-sdk-now/SubProcesses/P0_aa_wpwm/all_G1_49/MADatNLO.HwU --out=/home/marcozaro/MadGraph/3.0.4-sudakov/ww-sdk-now/Events/run_100tev_rij_200cuts/MADatNLO --gnuplot --band=[] --lhapdf-config=lhapdf-config --sum --keep_all_weights --no_open
reset

set lmargin 10
set rmargin 0
set terminal postscript portrait enhanced color "Helvetica" 9 
# The pdf terminal offers transparency support, but you will have to adapt things a bit
#set terminal pdf enhanced font "Helvetica 12" lw 1.0 dashed size 29.7cm, 21cm
set key font ",9"
set key samplen "2"
set output "MADatNLO.ps"

# This is the "PODO" color palette of gnuplot v.5, but with the order
# changed: palette of colors selected to be easily distinguishable by
# color-blind individuals with either protanopia or deuteranopia. Bang
# Wong [2011] Nature Methods 8, 441.

set style line   1 lt 1 lc rgb "#009e73" lw 1.3
set style line 101 lt 1 lc rgb "#009e73" lw 1.3 dt (6,3)
set style line  11 lt 2 lc rgb "#009e73" lw 1.3 dt (6,3)
set style line  21 lt 4 lc rgb "#009e73" lw 1.3 dt (3,2)
set style line  31 lt 6 lc rgb "#009e73" lw 1.3 dt (2,1)
set style line  41 lt 8 lc rgb "#009e73" lw 1.3 dt (4,3)

set style line   2 lt 1 lc rgb "#0072b2" lw 1.3
set style line 102 lt 1 lc rgb "#0072b2" lw 1.3 dt (6,3)
set style line  12 lt 2 lc rgb "#0072b2" lw 1.3 dt (6,3)
set style line  22 lt 4 lc rgb "#0072b2" lw 1.3 dt (3,2)
set style line  32 lt 6 lc rgb "#0072b2" lw 1.3 dt (2,1)
set style line  42 lt 8 lc rgb "#0072b2" lw 1.3 dt (4,3)

set style line   3 lt 1 lc rgb "#d55e00" lw 1.3
set style line 103 lt 1 lc rgb "#d55e00" lw 1.3 dt (6,3)
set style line  13 lt 2 lc rgb "#d55e00" lw 1.3 dt (6,3)
set style line  23 lt 4 lc rgb "#d55e00" lw 1.3 dt (3,2)
set style line  33 lt 6 lc rgb "#d55e00" lw 1.3 dt (2,1)
set style line  43 lt 8 lc rgb "#d55e00" lw 1.3 dt (4,3)

set style line   4 lt 1 lc rgb "#f0e442" lw 1.3
set style line 104 lt 1 lc rgb "#f0e442" lw 1.3 dt (6,3)
set style line  14 lt 2 lc rgb "#f0e442" lw 1.3 dt (6,3)
set style line  24 lt 4 lc rgb "#f0e442" lw 1.3 dt (3,2)
set style line  34 lt 6 lc rgb "#f0e442" lw 1.3 dt (2,1)
set style line  44 lt 8 lc rgb "#f0e442" lw 1.3 dt (4,3)

set style line   5 lt 1 lc rgb "#56b4e9" lw 1.3
set style line 105 lt 1 lc rgb "#56b4e9" lw 1.3 dt (6,3)
set style line  15 lt 2 lc rgb "#56b4e9" lw 1.3 dt (6,3)
set style line  25 lt 4 lc rgb "#56b4e9" lw 1.3 dt (3,2)
set style line  35 lt 6 lc rgb "#56b4e9" lw 1.3 dt (2,1)
set style line  45 lt 8 lc rgb "#56b4e9" lw 1.3 dt (4,3)

set style line   6 lt 1 lc rgb "#cc79a7" lw 1.3
set style line 106 lt 1 lc rgb "#cc79a7" lw 1.3 dt (6,3)
set style line  16 lt 2 lc rgb "#cc79a7" lw 1.3 dt (6,3)
set style line  26 lt 4 lc rgb "#cc79a7" lw 1.3 dt (3,2)
set style line  36 lt 6 lc rgb "#cc79a7" lw 1.3 dt (2,1)
set style line  46 lt 8 lc rgb "#cc79a7" lw 1.3 dt (4,3)

set style line   7 lt 1 lc rgb "#e69f00" lw 1.3
set style line 107 lt 1 lc rgb "#e69f00" lw 1.3 dt (6,3)
set style line  17 lt 2 lc rgb "#e69f00" lw 1.3 dt (6,3)
set style line  27 lt 4 lc rgb "#e69f00" lw 1.3 dt (3,2)
set style line  37 lt 6 lc rgb "#e69f00" lw 1.3 dt (2,1)
set style line  47 lt 8 lc rgb "#e69f00" lw 1.3 dt (4,3)

set style line   8 lt 1 lc rgb "black" lw 1.3
set style line 108 lt 1 lc rgb "black" lw 1.3 dt (6,3)
set style line  18 lt 2 lc rgb "black" lw 1.3 dt (6,3)
set style line  28 lt 4 lc rgb "black" lw 1.3 dt (3,2)
set style line  38 lt 6 lc rgb "black" lw 1.3 dt (2,1)
set style line  48 lt 8 lc rgb "black" lw 1.3 dt (4,3)


set style line 999 lt 1 lc rgb "gray" lw 1.3

safe(x,y,a) = (y == 0.0 ? a : x/y)

set style data histeps
set key invert



################################################################################
### Rendering of the plot titled 'total rate'
################################################################################

set multiplot
set label "total rate" font ",13" at graph 0.04, graph 1.05
set xrange [5.0000e-01:1.5000e+00]
set bmargin 0 
set tmargin 0
set xtics nomirror
set ytics nomirror
set mytics 10
set xtics auto
set key horizontal noreverse maxcols 1 width -4 
set label front 'MadGraph5\_aMC\@NLO' font "Courier,11" rotate by 90 at graph 1.02, graph 0.04

#-- rendering subhistograms 'single diagram output'

set format y '10^{%T}'
set yrange [4.0225e+00:5.6317e+01]
set origin 0.0000e+00, 5.0000e-01
set size 1.0000e+00, 4.0000e-01
set mytics 10
set ytics auto
set format x ''
set logscale y
set ylabel "{/Symbol s} per bin [pb]"

plot \
sqrt(-1) ls 11 title '#1, scale variation',\
'MADatNLO.HwU' index 0 using (($1+$2)/2):($3 >= 0 ? sqrt(-1) : abs($3)):4 w yerrorbar ls 101 title '',\
'MADatNLO.HwU' index 0 using (($1+$2)/2):($3 >= 0 ? sqrt(-1) : abs($3)) ls 101 title '',\
'MADatNLO.HwU' index 0 using (($1+$2)/2):($3 < 0 ? sqrt(-1) : $3):4 w yerrorbar ls 1 title '',\
'MADatNLO.HwU' index 0 using (($1+$2)/2):($3 < 0 ? sqrt(-1) : $3) ls 1 title '#1, central value, dynamical\_scale\_choice=10'
#-- rendering subhistograms 'Relative scale and PDF uncertainty'
unset label
unset format
set yrange [-1.0328e-01:9.1404e-02]
set origin 0.0000e+00, 3.5000e-01
set size 1.0000e+00, 1.5000e-01
set mytics 2
set ytics auto
set format x
unset logscale y
set ylabel "#1 rel.unc."
set label "Relative uncertainties w.r.t. central value" font ",9" front at graph 0.03, graph 0.13
plot \
'MADatNLO.HwU' index 0 using (($1+$2)/2):(safe($7,$3,1.0)-1.0) ls 11 title '',\
'MADatNLO.HwU' index 0 using (($1+$2)/2):(safe($6,$3,1.0)-1.0) ls 11 title '',\
0.0 ls 999 title '',\
'MADatNLO.HwU' index 0 using (($1+$2)/2):(0.0):(safe($4,$3,0.0)) w yerrorbar ls 1 title '',\
'MADatNLO.HwU' index 0 using (($1+$2)/2):(safe($5,$3,1.0)-1.0) ls 1 title ''

unset label

################################################################################

################################################################################
### Rendering of the plot titled 'total rate Born'
################################################################################

set multiplot
set label "total rate Born" font ",13" at graph 0.04, graph 1.05
set xrange [5.0000e-01:1.5000e+00]
set bmargin 0 
set tmargin 0
set xtics nomirror
set ytics nomirror
set mytics 10
set xtics auto
set key horizontal noreverse maxcols 1 width -4 
set label front 'MadGraph5\_aMC\@NLO' font "Courier,11" rotate by 90 at graph 1.02, graph 0.04

#-- rendering subhistograms 'single diagram output'

set format y '10^{%T}'
set yrange [6.5504e+00:9.3301e+01]
set origin 0.0000e+00, 5.0000e-01
set size 1.0000e+00, 4.0000e-01
set mytics 10
set ytics auto
set format x ''
set logscale y
set ylabel "{/Symbol s} per bin [pb]"

plot \
sqrt(-1) ls 11 title '#1, scale variation',\
'MADatNLO.HwU' index 1 using (($1+$2)/2):($3 >= 0 ? sqrt(-1) : abs($3)):4 w yerrorbar ls 101 title '',\
'MADatNLO.HwU' index 1 using (($1+$2)/2):($3 >= 0 ? sqrt(-1) : abs($3)) ls 101 title '',\
'MADatNLO.HwU' index 1 using (($1+$2)/2):($3 < 0 ? sqrt(-1) : $3):4 w yerrorbar ls 1 title '',\
'MADatNLO.HwU' index 1 using (($1+$2)/2):($3 < 0 ? sqrt(-1) : $3) ls 1 title '#1, central value, dynamical\_scale\_choice=10'
#-- rendering subhistograms 'Relative scale and PDF uncertainty'
unset label
unset format
set yrange [-1.1536e-01:1.0401e-01]
set origin 0.0000e+00, 3.5000e-01
set size 1.0000e+00, 1.5000e-01
set mytics 2
set ytics auto
set format x
unset logscale y
set ylabel "#1 rel.unc."
set label "Relative uncertainties w.r.t. central value" font ",9" front at graph 0.03, graph 0.13
plot \
'MADatNLO.HwU' index 1 using (($1+$2)/2):(safe($7,$3,1.0)-1.0) ls 11 title '',\
'MADatNLO.HwU' index 1 using (($1+$2)/2):(safe($6,$3,1.0)-1.0) ls 11 title '',\
0.0 ls 999 title '',\
'MADatNLO.HwU' index 1 using (($1+$2)/2):(0.0):(safe($4,$3,0.0)) w yerrorbar ls 1 title '',\
'MADatNLO.HwU' index 1 using (($1+$2)/2):(safe($5,$3,1.0)-1.0) ls 1 title ''

unset label

################################################################################
unset multiplot
!ps2pdf "MADatNLO.ps" &> /dev/null
